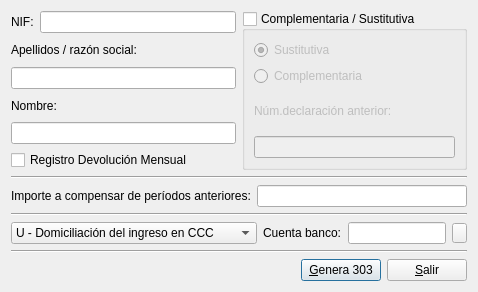
<?xml version="1.0" encoding="UTF-8"?>
<ui version="4.0">
 <class>modelo300</class>
 <widget class="QDialog" name="modelo300">
  <property name="geometry">
   <rect>
    <x>0</x>
    <y>0</y>
    <width>478</width>
    <height>292</height>
   </rect>
  </property>
  <property name="windowTitle">
   <string>Modelo 303</string>
  </property>
  <layout class="QVBoxLayout" name="verticalLayout_2">
   <item>
    <layout class="QHBoxLayout" name="horizontalLayout">
     <item>
      <layout class="QVBoxLayout" name="verticalLayout">
       <item>
        <layout class="QHBoxLayout" name="horizontalLayout_4">
         <item>
          <widget class="QLabel" name="label_7">
           <property name="text">
            <string>NIF:</string>
           </property>
          </widget>
         </item>
         <item>
          <widget class="QLineEdit" name="niflineEdit">
           <property name="maximumSize">
            <size>
             <width>250</width>
             <height>16777215</height>
            </size>
           </property>
          </widget>
         </item>
        </layout>
       </item>
       <item>
        <layout class="QVBoxLayout" name="verticalLayout_3">
         <item>
          <widget class="QLabel" name="label_8">
           <property name="text">
            <string>Apellidos / razón social:</string>
           </property>
          </widget>
         </item>
         <item>
          <widget class="QLineEdit" name="apellidos_razonlineEdit"/>
         </item>
         <item>
          <widget class="QLabel" name="label">
           <property name="text">
            <string>Nombre:</string>
           </property>
          </widget>
         </item>
         <item>
          <widget class="QLineEdit" name="nombrelineEdit"/>
         </item>
        </layout>
       </item>
       <item>
        <widget class="QCheckBox" name="redemecheckBox">
         <property name="text">
          <string>Registro Devolución Mensual</string>
         </property>
        </widget>
       </item>
      </layout>
     </item>
     <item>
      <widget class="QGroupBox" name="complgroupBox">
       <property name="title">
        <string>Complementaria / Sustitutiva</string>
       </property>
       <property name="checkable">
        <bool>true</bool>
       </property>
       <property name="checked">
        <bool>false</bool>
       </property>
       <layout class="QVBoxLayout" name="verticalLayout_8">
        <item>
         <widget class="QRadioButton" name="sustitutivaradioButton">
          <property name="text">
           <string>Sustitutiva</string>
          </property>
          <property name="checked">
           <bool>true</bool>
          </property>
         </widget>
        </item>
        <item>
         <widget class="QRadioButton" name="complementariaradioButton">
          <property name="text">
           <string>Complementaria</string>
          </property>
         </widget>
        </item>
        <item>
         <widget class="QLabel" name="label_15">
          <property name="text">
           <string>Núm.declaración anterior:</string>
          </property>
         </widget>
        </item>
        <item>
         <widget class="QLineEdit" name="anteriorlineEdit"/>
        </item>
       </layout>
      </widget>
     </item>
    </layout>
   </item>
   <item>
    <widget class="Line" name="line">
     <property name="orientation">
      <enum>Qt::Horizontal</enum>
     </property>
    </widget>
   </item>
   <item>
    <layout class="QHBoxLayout" name="horizontalLayout_3">
     <item>
      <widget class="QLabel" name="label_2">
       <property name="text">
        <string>Importe a compensar de períodos anteriores:</string>
       </property>
      </widget>
     </item>
     <item>
      <widget class="QLineEdit" name="compensarlineEdit"/>
     </item>
    </layout>
   </item>
   <item>
    <widget class="Line" name="line_2">
     <property name="orientation">
      <enum>Qt::Horizontal</enum>
     </property>
    </widget>
   </item>
   <item>
    <layout class="QHBoxLayout" name="horizontalLayout_2">
     <item>
      <widget class="QComboBox" name="tipocomboBox">
       <property name="minimumSize">
        <size>
         <width>220</width>
         <height>0</height>
        </size>
       </property>
       <item>
        <property name="text">
         <string>U - Domiciliación del ingreso en CCC</string>
        </property>
       </item>
       <item>
        <property name="text">
         <string>I - Ingreso</string>
        </property>
       </item>
       <item>
        <property name="text">
         <string>C - Solicitud de compensación</string>
        </property>
       </item>
       <item>
        <property name="text">
         <string>D - Devolución</string>
        </property>
       </item>
       <item>
        <property name="text">
         <string>G - Cuenta corriente tributaria-ingreso</string>
        </property>
       </item>
       <item>
        <property name="text">
         <string>N - Sin actividad/resultado cero</string>
        </property>
       </item>
       <item>
        <property name="text">
         <string>V - Cuenta corriente tributaria -devolución</string>
        </property>
       </item>
      </widget>
     </item>
     <item>
      <widget class="QLabel" name="textLabel1">
       <property name="lineWidth">
        <number>1</number>
       </property>
       <property name="text">
        <string>Cuenta banco:</string>
       </property>
       <property name="wordWrap">
        <bool>false</bool>
       </property>
      </widget>
     </item>
     <item>
      <widget class="QLineEdit" name="CtalineEdit">
       <property name="maximumSize">
        <size>
         <width>160</width>
         <height>16777215</height>
        </size>
       </property>
       <property name="maxLength">
        <number>40</number>
       </property>
      </widget>
     </item>
     <item>
      <widget class="QPushButton" name="ctapushButton">
       <property name="sizePolicy">
        <sizepolicy hsizetype="Minimum" vsizetype="Minimum">
         <horstretch>0</horstretch>
         <verstretch>0</verstretch>
        </sizepolicy>
       </property>
       <property name="minimumSize">
        <size>
         <width>15</width>
         <height>15</height>
        </size>
       </property>
       <property name="maximumSize">
        <size>
         <width>20</width>
         <height>20</height>
        </size>
       </property>
       <property name="text">
        <string/>
       </property>
       <property name="icon">
        <iconset resource="keme.qrc">
         <normaloff>:/iconos/graf/viewer.xpm</normaloff>:/iconos/graf/viewer.xpm</iconset>
       </property>
       <property name="autoDefault">
        <bool>true</bool>
       </property>
      </widget>
     </item>
    </layout>
   </item>
   <item>
    <widget class="Line" name="line_3">
     <property name="orientation">
      <enum>Qt::Horizontal</enum>
     </property>
    </widget>
   </item>
   <item>
    <layout class="QHBoxLayout" name="_2">
     <property name="spacing">
      <number>6</number>
     </property>
     <property name="leftMargin">
      <number>0</number>
     </property>
     <property name="topMargin">
      <number>0</number>
     </property>
     <property name="rightMargin">
      <number>0</number>
     </property>
     <property name="bottomMargin">
      <number>0</number>
     </property>
     <item>
      <spacer name="horizontalSpacer">
       <property name="orientation">
        <enum>Qt::Horizontal</enum>
       </property>
       <property name="sizeHint" stdset="0">
        <size>
         <width>40</width>
         <height>20</height>
        </size>
       </property>
      </spacer>
     </item>
     <item>
      <widget class="QPushButton" name="gen300pushButton">
       <property name="text">
        <string>&amp;Genera 303</string>
       </property>
       <property name="icon">
        <iconset resource="keme.qrc">
         <normaloff>:/iconos/graf/aeat.png</normaloff>:/iconos/graf/aeat.png</iconset>
       </property>
       <property name="default">
        <bool>true</bool>
       </property>
      </widget>
     </item>
     <item>
      <widget class="QPushButton" name="salirpushButton">
       <property name="text">
        <string>&amp;Salir</string>
       </property>
       <property name="icon">
        <iconset resource="keme.qrc">
         <normaloff>:/iconos/graf/application-exit.png</normaloff>:/iconos/graf/application-exit.png</iconset>
       </property>
       <property name="shortcut">
        <string>Alt+S</string>
       </property>
      </widget>
     </item>
    </layout>
   </item>
  </layout>
 </widget>
 <tabstops>
  <tabstop>niflineEdit</tabstop>
  <tabstop>apellidos_razonlineEdit</tabstop>
  <tabstop>nombrelineEdit</tabstop>
  <tabstop>complgroupBox</tabstop>
  <tabstop>sustitutivaradioButton</tabstop>
  <tabstop>complementariaradioButton</tabstop>
  <tabstop>anteriorlineEdit</tabstop>
  <tabstop>redemecheckBox</tabstop>
  <tabstop>compensarlineEdit</tabstop>
  <tabstop>tipocomboBox</tabstop>
  <tabstop>CtalineEdit</tabstop>
  <tabstop>ctapushButton</tabstop>
  <tabstop>gen300pushButton</tabstop>
  <tabstop>salirpushButton</tabstop>
 </tabstops>
 <resources>
  <include location="keme.qrc"/>
 </resources>
 <connections>
  <connection>
   <sender>salirpushButton</sender>
   <signal>clicked()</signal>
   <receiver>modelo300</receiver>
   <slot>reject()</slot>
   <hints>
    <hint type="sourcelabel">
     <x>391</x>
     <y>291</y>
    </hint>
    <hint type="destinationlabel">
     <x>269</x>
     <y>272</y>
    </hint>
   </hints>
  </connection>
  <connection>
   <sender>gen300pushButton</sender>
   <signal>clicked()</signal>
   <receiver>modelo300</receiver>
   <slot>accept()</slot>
   <hints>
    <hint type="sourcelabel">
     <x>294</x>
     <y>291</y>
    </hint>
    <hint type="destinationlabel">
     <x>39</x>
     <y>234</y>
    </hint>
   </hints>
  </connection>
 </connections>
</ui>
